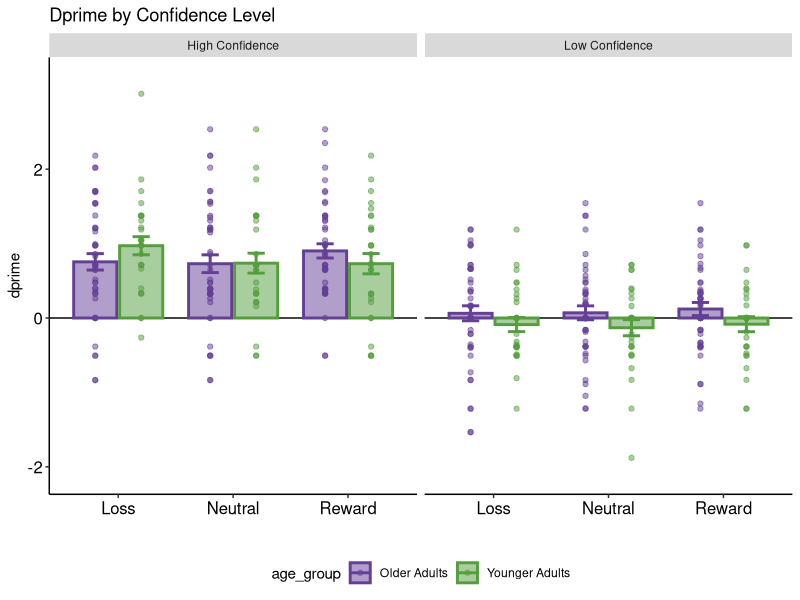
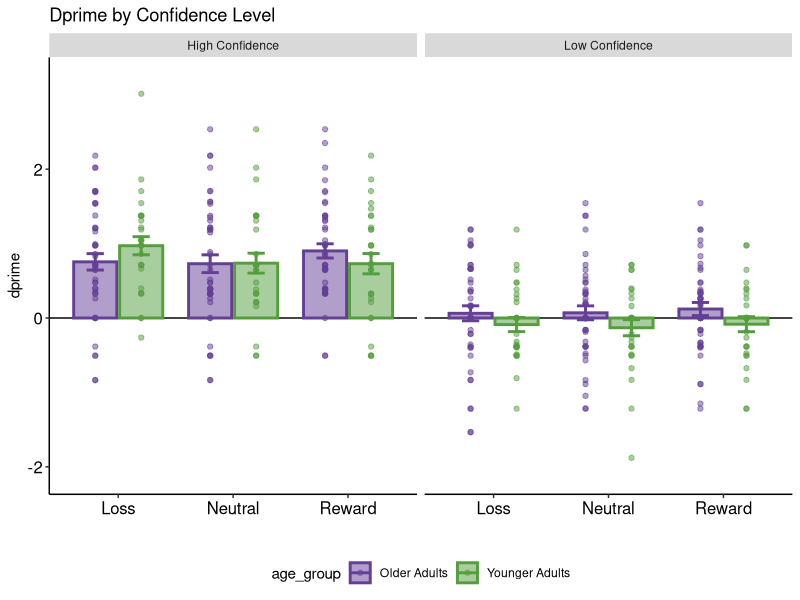

R code for these plots, in order:
## ---- chunk 1
knitr::opts_chunk$set(echo = TRUE)

# Load libraries
library(tidyverse)
library(ggplot2)
library(dplyr)
library(emmeans)

# Set colorscales
age_group_cscale <- scale_color_manual(values = c("#643f95", "#549e3e"))
age_group_fscale <- scale_fill_manual(values = c("#643f95", "#549e3e"))

# Read in data
df <- read_csv('anon_dprime_by_conf.csv')

df$valence <- factor(df$valence, levels = c('Loss', 'Neutral', 'Reward'))
## ---- chunk 2
# Plot dprime for OAs and YAs across Valence and Confidence Level
fig <- df %>%
  ggplot(aes(x=valence, y=dprime, fill=age_group, color=age_group)) +
  geom_hline(yintercept=0) + 
  geom_point(aes(x=valence, y=dprime), alpha = 0.5, position = position_dodge(0.8)) +
  stat_summary(fun.y = "mean", geom="bar", size=1, width=0.75, position=position_dodge(0.8), alpha=0.5) +
  stat_summary(fun.data = mean_se, geom="errorbar", width=0.3, size=1, position=position_dodge(0.8)) +
  labs(title="Dprime by Confidence Level") +
  age_group_cscale +
  age_group_fscale +
  xlab("") +
  ylab("dprime") +
  facet_wrap(.~confidence) +
  theme(panel.background = element_blank(), 
        axis.line = element_line(colour = "black"), 
        legend.position = "bottom", 
        axis.text.x = element_text(colour = "black", size = 12), 
        axis.text.y = element_text(colour = "black", size = 12)) +
  scale_y_continuous(expand = expansion(mult = c(0.1,0.1)))
fig

ggsave('sup_fig08.pdf', fig)
## ---- chunk 3
mod <- lm(dprime ~ confidence*age_group*valence, 
          data = df)
summary(mod)

emm = emmeans(mod, ~ confidence*age_group*valence)
pairs(emm, simple = 'each', adjust = "none")

dsum <- df %>% group_by(valence, confidence, age_group) %>% summarize(
  dprime_mean = mean(dprime, na.rm = TRUE),
  dprime_std = sd(dprime, na.rm = TRUE),
  dprime_est = (t.test(dprime, na.rm = TRUE)$estimate),
  dprime_T = (t.test(dprime, na.rm = TRUE)$statistic),
  dprime_p = (t.test(dprime, na.rm = TRUE)$p.value))
dsum
